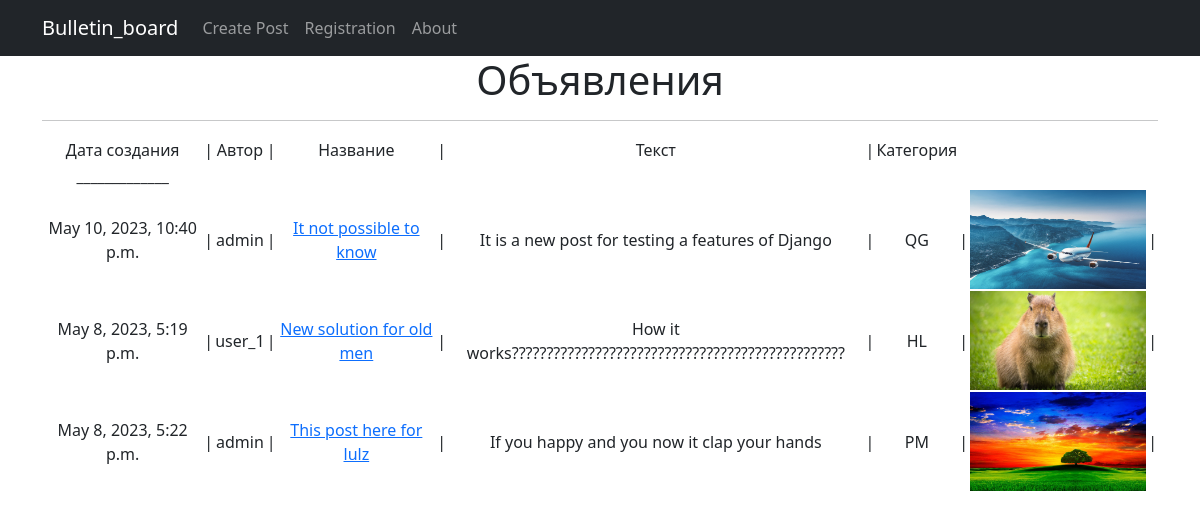
The page / on the database its author committed.
### main_board/models.py (models this page shows, shortened)
class Post(models.Model):
    datecreation = models.DateTimeField(auto_now_add=True)
    author = models.ForeignKey(User, on_delete=models.CASCADE)
    title = models.CharField(max_length=128)
    text = models.TextField()
    image = models.ImageField(upload_to='images/', null=True, blank=True)
    CATEGORY_CHOICES = (
        ('TK', 'Танки'),
        ('HL', 'Хилы'),
        ('DD', 'ДД'),
        ('BY', 'Торговцы'),
        ('GM', 'Гилдмастеры'),
        ('QG', 'Квестгиверы'),
        ('BS', 'Кузнецы'),
        ('SK', 'Кожевники'),
        ('PM', 'Зельевары'),
        ('SM', 'Мастера заклинаний'),
    )
    category = models.CharField(max_length=2, choices=CATEGORY_CHOICES, default='HL')

### main_board/views.py (the view)
# urls.py: path('', Posts.as_view(), name='main'),
class Posts(ListView):
    model = Post
    ordering = 'title'
    template_name = 'posts.html'
    context_object_name = 'posts'

### templates/posts.html (shortened to what this page needs)
{% extends 'flatpages/default.html' %}
{% block content %}
   <h1>Объявления</h1>
   <hr>
   {% if posts %}
       <table>
           <tr>
               <td>Дата создания</td>
               <td> |</td>
               <td>Автор</td>
               <td> |</td>
               <td>Название</td>
               <td> |</td>
               <td>Текст</td>
               <td> |</td>
               <td>Категория</td>
           </tr>
           <tr>
               <td>_____________</td>
           </tr>
           {% for post in posts %}
           <tr>
               <td>{{ post.datecreation }}</td>
                              <td> |</td>
               <td>{{ post.author }}</td>
                              <td> |</td>
               <td><a href="{% url 'post_link' post.id %}">{{post.title}}</a></td>
                              <td> |</td>
               <td>{{ post.text }}</td>
                              <td> |</td>
               <td>{{ post.category }}</td>
                              <td> |</td>
               {% if post.image %}
               <td> <a href="{% url 'post_link' post.id %}"><img src="{{ post.image.url }}" width="176" height="99"></a>
                              <td> |</td>
               {% endif %}
           </tr>
           {% endfor %}
       </table>
   {% else %}
       <h2> Объявлений нет!</h2>
   {% endif %}
{% endblock content %}

### rows shown on the page
Post: datecreation "May 10, 2023, 10:40 p.m.", author "admin", title "It not possible to know", text "It is a new post for testing a features of Django", category "QG", image (picture)
Post: datecreation "May 8, 2023, 5:19 p.m.", author "user_1", title "New solution for old men", text "How it works????????????????????????????????????????????????", category "HL", image (picture)
Post: datecreation "May 8, 2023, 5:22 p.m.", author "admin", title "This post here for lulz", text "If you happy and you now it clap your hands", category "PM", image (picture)
